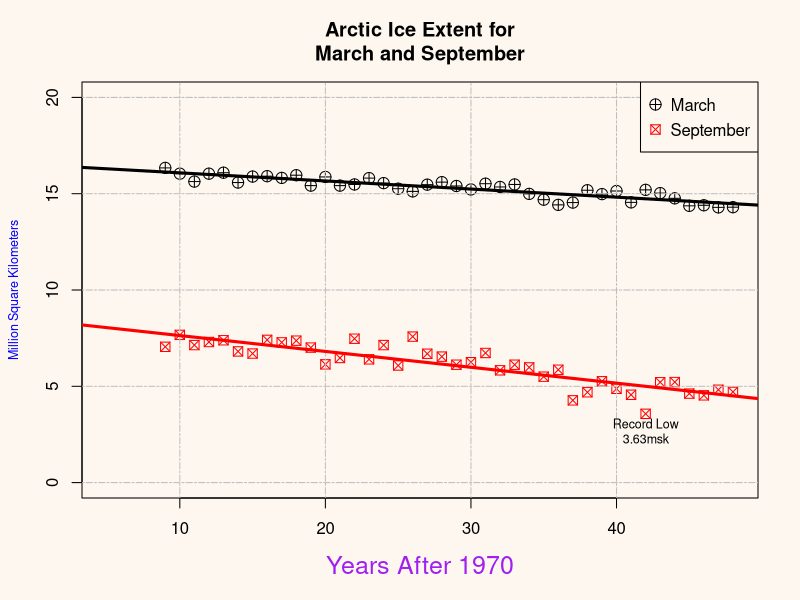
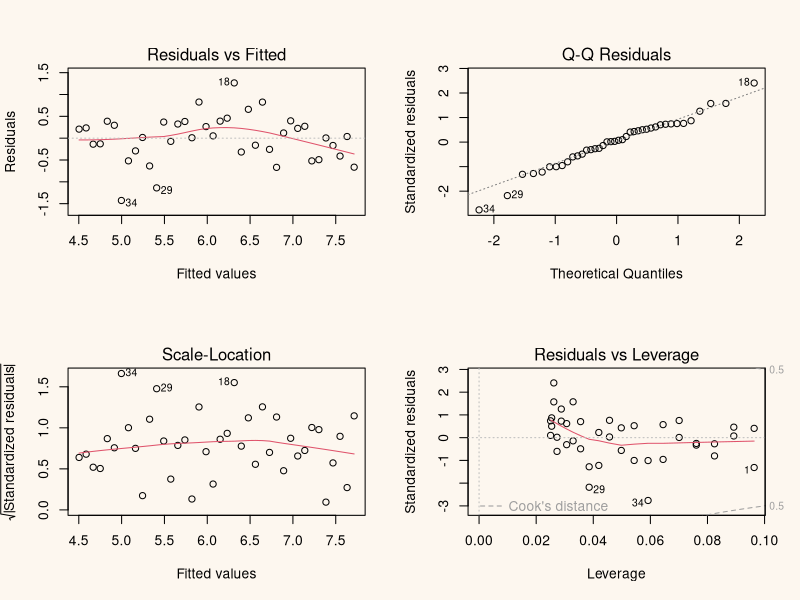
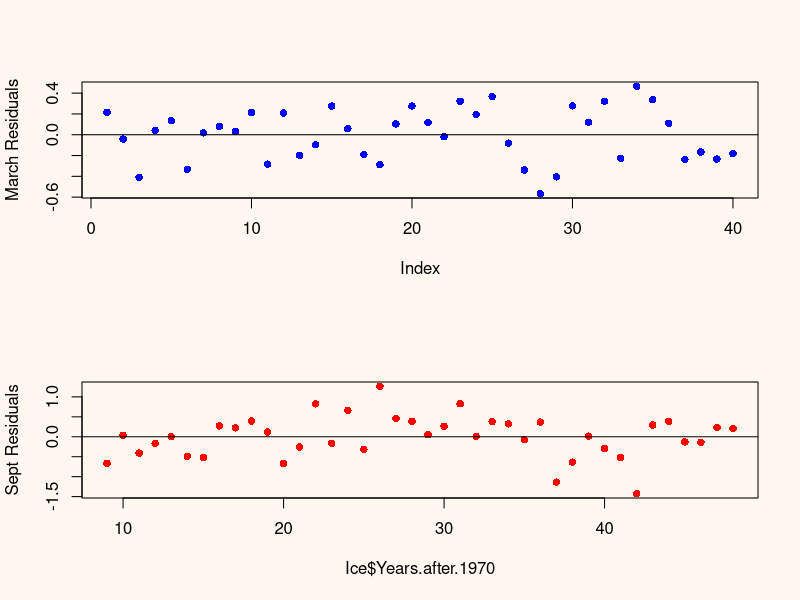
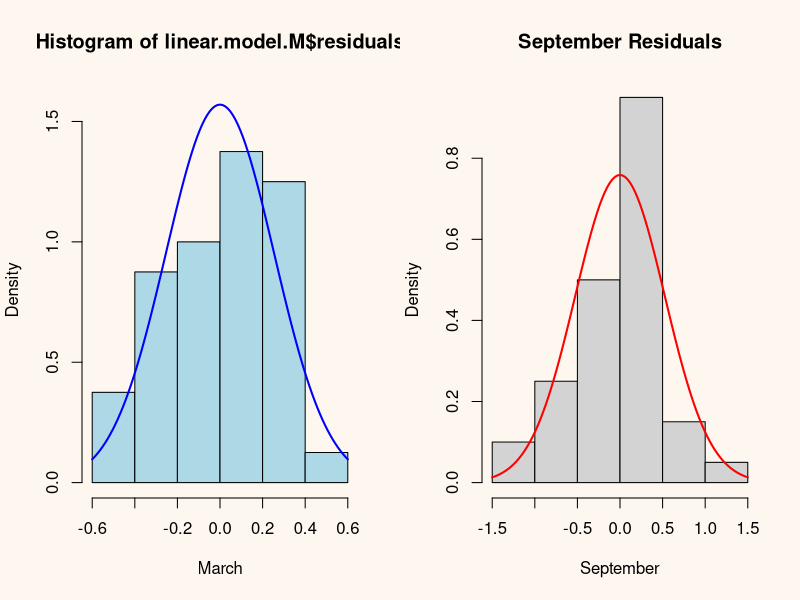

These charts were generated, in order, by the following R code:
######################################################################
### R for College Mathematics and Statistics
### Thomas J Pfaff
### Code for Chapter 14: Linear Regression
######################################################################


Ice=read.table("Arctic-Ice-Data-R.csv",header=TRUE,sep=",")


linear.model.M=lm(Ice$March.Extent.in.MSK ~Ice$Years.after.1970)
summary(linear.model.M)

linear.model.S=lm(Ice$September.Extent.in.MSK ~Ice$Years.after.1970)


par(bg = "#fdf7ef")
plot(Ice$Years.after.1970,Ice$March.Extent.in.MSK,type="p",cex=1.5,
	pch=10,xlim=c(5,48),ylim=c(0,20),xlab="Years After 1970",ylab="",
	col.lab="purple",cex.lab=1.5)
points(Ice$Years.after.1970,Ice$September.Extent.in.MSK,type="p",cex=1.25,pch=7,col="red")
title(main="Arctic Ice Extent for\nMarch and September",ylab="Million Square Kilometers",
	col.lab="blue",cex.lab=0.75)
grid(NULL,NULL,lty=6,col="gray")
v3=c("March","September")
legend("topright",v3,pch=c(10,7),pt.cex=c(1.5,1.25),col=c("black","red"),y.intersp=1.25)
text(42,3.63,"Record Low\n3.63msk",pos=1,cex=0.75)
abline(linear.model.M, lwd=3)
abline(linear.model.S, lwd=3, col="red")

linear.model.M$coefficients[[1]]


March.Line=function(x){linear.model.M$coefficients[[2]]*x+linear.model.M$coefficients[[1]]}
March.Line(30)


confint(linear.model.M,"Ice$Years.after.1970",level=0.95)


x=Ice$Years.after.1970
linear.model.M2=lm(Ice$March.Extent.in.MSK ~ x)
new=data.frame(x=c(41,48))
predict(linear.model.M2,new,interval="confidence",level=0.90)


cbind(new,predict(linear.model.M2,new,interval="prediction",level=0.90))


par(mfrow=c(2,2))
plot(linear.model.S)


par(mfrow=c(2,1))
plot(linear.model.M$residuals,pch=16,col="blue",ylab="March Residuals")
abline(h=0)
plot(Ice$Years.after.1970,linear.model.S$residuals,pch=16,col="red",ylab="Sept Residuals")
abline(h=0)


par(mfrow=c(1,2))
hist(linear.model.M$residuals,ylim=c(0,1.6),prob=TRUE,col="lightblue", xlab="March")
mM=mean(linear.model.M$residuals)
sM=sqrt(var(linear.model.M$residuals))
curve(dnorm(x,mM,sM),col="blue",lwd=2,add=TRUE)
hist(linear.model.S$residuals,prob=TRUE,xlab="September",main="September Residuals")
mS=mean(linear.model.S$residuals)
sS=sqrt(var(linear.model.S$residuals))
curve(dnorm(x,mS,sS),col="red",lwd=2,add=TRUE)


##### Multiple Linear Regression #####


mult.linear.model=lm(Ice$September.Extent.in.MSK ~ 
	Ice$Years.after.1970+Ice$March.Extent.in.MSK + Ice$June.Extent.in.MSK)
summary(mult.linear.model)


x1=Ice$Years.after.1970
x2=Ice$March.Extent.in.MSK
x3=Ice$June.Extent.in.MSK
mult.linear.model2=lm(Ice$September.Extent.in.MSK~ x1+x2+x3)
newMult = data.frame(x1=c(41,46),x2=c(14.55,14.40),x3=c(10.75,10.41))
cbind(newMult,predict(mult.linear.model2,newMult,interval="confidence", level = 0.90))
